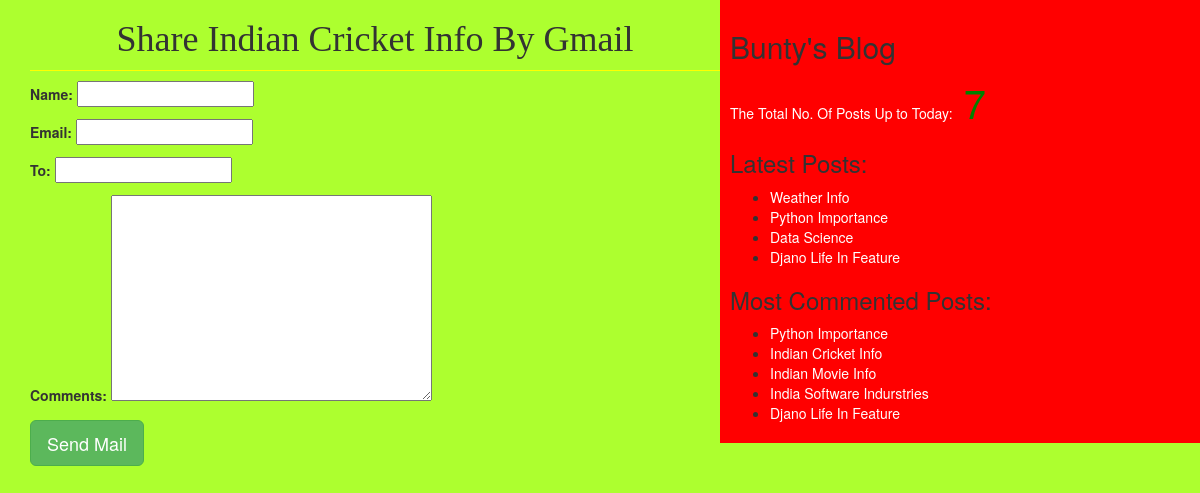
The app's page /2/share/ with its own data.
### blog/models.py (models this page shows, shortened)
class Post(models.Model):
    STATUS_CHOICES = (('draft', 'Draft'), ('published', 'Published'))
    title = models.CharField(max_length=256)
    slug = models.SlugField(max_length=264, unique_for_date='publish')
    author = models.ForeignKey(User, related_name='blog_posts', on_delete=models.CASCADE)
    body = models.TextField()
    publish = models.DateTimeField(default=timezone.now)
    created = models.DateTimeField(auto_now_add=True)
    updated = models.DateTimeField(auto_now=True)
    status = models.CharField(max_length=10, choices=STATUS_CHOICES, default='draft')
    objects = CustomManager()
    tags = TaggableManager()
    class Meta:
        ordering = ('-publish',)
    def get_absolute_url(self):
        return reverse('post_detail', args=[self.publish.year, self.publish.strftime('%m'),
                                            self.publish.strftime('%d'),
                                            self.slug])

### blog/views.py (the view)
# urls.py: path('<int:id>/share/', views.mail_send_view),
def mail_send_view(request,id):
    post = get_object_or_404(Post, id=id, status='published')
    sent = False
    if request.method == 'POST':
        form = EmailSendForm(request.POST)
        if form.is_valid():
            cd = form.cleaned_data
            subject = '{}({}) recommends you to read {} '.format(cd['name'], cd['email'], post.title)
            post_url = request.build_absolute_uri(post.get_absolute_url())
            message = 'Read Post At:\n {} \n\n{}\'s Comments:\n{}'.format(post_url, cd['name'], cd['comments'])
            sender = 'Bunty'
            send_mail(subject, message, sender, [cd['to']])
            sent = True
    else:
        form = EmailSendForm()
    return render(request, 'blog/sharebymail.html', {'form': form, 'post': post, 'sent': sent})

### blog/forms.py
class EmailSendForm(forms.Form):
    name = forms.CharField()
    email = forms.EmailField()
    to = forms.EmailField()
    comments = forms.CharField(required=False, widget=forms.Textarea)

### blog/models.py (called while the page is built)
    def get_queryset(self):
        return super().get_queryset().filter(status='published')

### blog/templatetags/blog_tags.py (called while the page is built)
@register.simple_tag(name='my_tag')
def total_posts():
    return Post.objects.count()

@register.inclusion_tag('blog/latest_posts.html')
def show_latest_posts(count=3):
    latest_posts = Post.objects.order_by('-publish')[:count]
    return {'latest_posts': latest_posts}

@register.simple_tag()
def get_most_commented_posts(count=5):
    return Post.objects.annotate(total_comments=Count('comments')).order_by('-total_comments')[:count]

### templates/blog/sharebymail.html (shortened to what this page needs)
{%extends 'blog/base.html'%}
{%block content_block%}
{%if sent%}
<h1>Email successfully Sent!!</h1>
<h2>Post With Title:{{post.title}} Information Shared By Email</h2>
{%else%}
<h1>Share {{post.title}} By Gmail</h1>
<form  method="post">
    {{form.as_p}}
    <input type="submit" value="Send Mail" class="btn btn-success btn-lg">
</form>
{%endif%}
{%endblock%}

### templates/blog/base.html (shortened to what this page needs)
<!DOCTYPE html>
{%load blog_tags%}
{%load static%}
<html lang="en">
<head>
    <link rel="stylesheet" href="{% static 'css/bootstrap3.css' %}">
    <link rel="stylesheet" href="{% static 'css/blog.css' %}">
</head>
<body>
<div class="content">
    {%block content_block%}
    {%endblock%}
</div>
<div class="sidebar">
    <h2>Bunty's Blog</h2>
    <p id="sb">The Total No. Of Posts Up to Today:<span id="pn"> {%my_tag%}</span></p>
    <h3>Latest Posts:</h3>{%show_latest_posts 4%}
    <h3>Most Commented Posts:</h3>
    {%get_most_commented_posts as most_commented_posts%}
    <ul>
        {%for post in most_commented_posts%}
        <li><a id="sb" href="{{post.get_absolute_url}}">{{post.title|title}}</a></li>
        {%endfor%}
    </ul>
</div>
</body>
</html>

### templates/blog/latest_posts.html
{%load static%}
<link rel="stylesheet" href="{%static 'css/blog.css'%}">
<ul>
    {%for post in latest_posts%}
    <li ><a id="sb" href="{{post.get_absolute_url}}">{{post.title|title}}</a></li>
    {%endfor%}
</ul>

### static/css/blog.css (style rules this page uses)
.content { width: 60%; float: left; padding-left: 30px; background:greenyellow; }
.sidebar { width: 40%; float:right; padding: 10px; background: red; }
h1 { text-align: center; border-bottom: 1px solid yellow; padding-bottom: 10px; font-family: serif; }
body { background-color: greenyellow; }
a { color:red; }
#pn { font-size: 40px; color: green; }
#sb { color: white; }

### records on screen
Post: title "Indian Cricket Info"
Post: title "Weather Info"
Post: title "Python Importance"
Post: title "Data Science"
Post: title "Djano Life In Feature"
Post: title "Indian Movie Info"
Post: title "India Software Indurstries"
